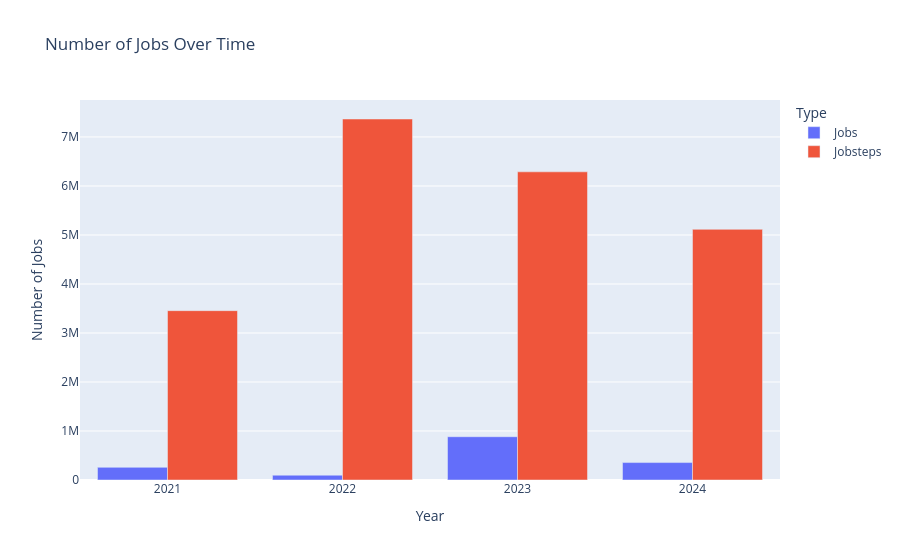

Notebook cell for this chart:
### Markdown cell above
# Task 11

### Code cell
#Part A
#number of jobs over time
num_jobs_time = [[258618, 3455591], 
                [98122, 7366544], 
                [883194, 6288328], 
                [355641, 5115144]]

jobs_over_time = pd.DataFrame(num_jobs_time, columns=['Jobs', 'Jobsteps'], index=['2021', '2022', '2023', '2024'])

jobs_time_plot = go.Figure()
jobs_time_plot.add_trace(go.Bar(x=jobs_over_time.index, y=jobs_over_time['Jobs'], name='Jobs'))
jobs_time_plot.add_trace(go.Bar(x=jobs_over_time.index, y=jobs_over_time['Jobsteps'], name='Jobsteps'))

jobs_time_plot.update_layout(
    barmode='group',
    title='Number of Jobs Over Time',
    xaxis_title="Year",
    yaxis_title='Number of Jobs',
    legend_title='Type',
)

jobs_time_plot.show()
jobs_time_plot.write_image('../Plots/Num_Jobs_Over_Time.png')
jobs_time_plot.write_html('../Plots/Num_Jobs_Over_Time.html')

### Figure 1 — Plotly figure (JSON) as saved in the notebook; plotly's stock layout.template omitted (floating-point values rounded to 4 significant figures)
{"data": [{"name": "Jobs", "type": "bar", "x": ["2021", "2022", "2023", "2024"], "y": [258618, 98122, 883194, 355641]}, {"name": "Jobsteps", "type": "bar", "x": ["2021", "2022", "2023", "2024"], "y": [3455591, 7366544, 6288328, 5115144]}], "layout": {"barmode": "group", "legend": {"title": {"text": "Type"}}, "title": {"text": "Number of Jobs Over Time"}, "xaxis": {"title": {"text": "Year"}}, "yaxis": {"title": {"text": "Number of Jobs"}}}}
